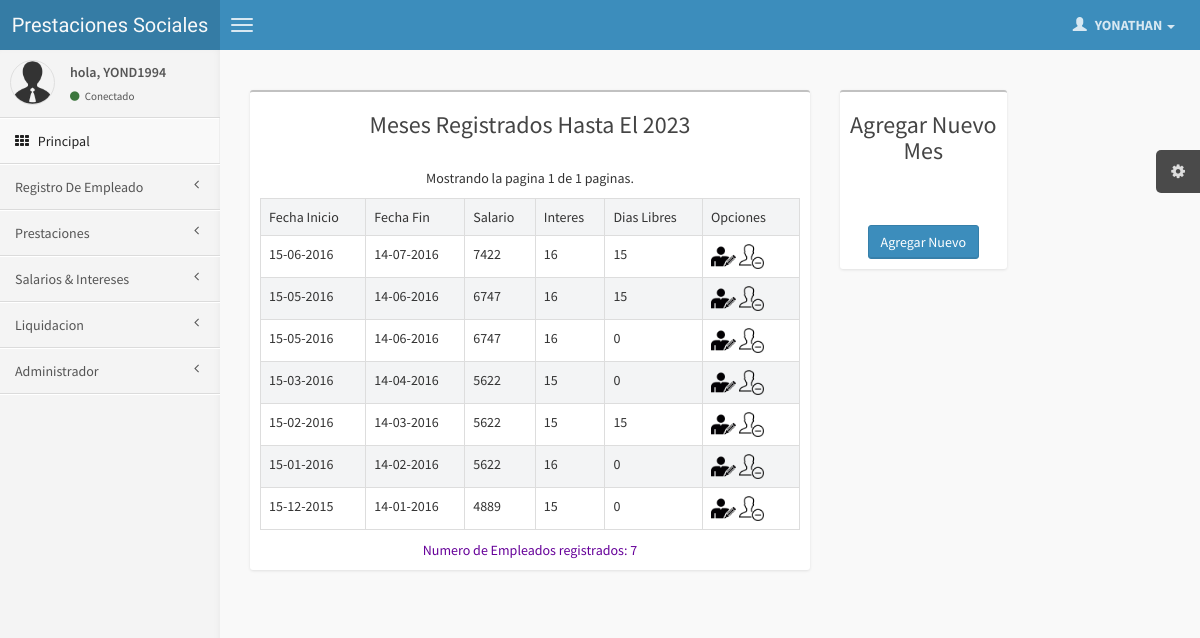
Page /paginas/meses.php (signed in) on the committed database.
### tables this page shows
CREATE TABLE `administrador` (
  `id` int(11) NOT NULL auto_increment,
  `usuario` varchar(50) NOT NULL,
  `pass` varchar(100) NOT NULL,
  `nombre` varchar(30) NOT NULL,
  `apellido` varchar(30) NOT NULL,
  `pregunta` varchar(50) NOT NULL,
  `respuesta` varchar(50) NOT NULL,
  `correo` varchar(50) NOT NULL,
  `id_extreme` varchar(50) NOT NULL,
  `tipo` int(2) NOT NULL,
  `imagen` varchar(40) NOT NULL,
  PRIMARY KEY  (`id`)
);

CREATE TABLE `salario` (
  `id` int(11) NOT NULL auto_increment,
  `fechac` date NOT NULL,
  `fechaf` date NOT NULL,
  `salario` int(11) NOT NULL,
  `nombremes` varchar(20) NOT NULL,
  `dias` int(3) NOT NULL,
  `interes` int(11) NOT NULL,
  `totaldias` int(11) NOT NULL,
  PRIMARY KEY  (`id`),
  UNIQUE KEY `id` (`id`)
);

### sesion.class.php (called while the page is built, shortened)
<?php
class sesion {
  public function get($nombre) {
     if (isset ( $_SESSION [$nombre] )) {
        return $_SESSION [$nombre];
     } else {
         return false;
     }
  }
}
?>

### paginas/meses.php (the view, shortened to what this page needs)
<?php
include("cabecera.php");
?>
<div class="col-md-10">
      <?php
$con = mysql_connect(DB_SERVER, DB_SERVER_USERNAME, DB_SERVER_PASSWORD);
$consulta_noticias = "SELECT * FROM salario";
$rs_noticias = mysql_query($consulta_noticias, $con);
$num_total_registros = mysql_num_rows($rs_noticias);
if ($num_total_registros > 0) {
	$TAMANO_PAGINA = 9;
        $pagina = false;
	if (!$pagina) {
		$inicio = 0;
		$pagina = 1;
	}
	else {
		$inicio = ($pagina - 1) * $TAMANO_PAGINA;
	}
	$total_paginas = ceil($num_total_registros / $TAMANO_PAGINA);
	$consulta = "SELECT  id, fechac,fechaf, salario,nombremes,dias,interes,totaldias FROM salario ORDER BY fechac DESC LIMIT ".$inicio."," . $TAMANO_PAGINA;
	$rs = mysql_query($consulta, $con);
$aaaa= date('Y');
?>
  							 <section class="content">
  <div class="row">
  <div class="col-md-9">
  <div class="box">
                                <div class="box-header">
                                    <h3> <center>Meses Registrados Hasta El <a href="#" class="alert-link"><? echo $aaaa; ?></a></center></h3>
                                </div>
   <div class="box-body table-responsive">
<?
echo '<center>';
echo '<p>Mostrando la pagina '.$pagina.' de ' .$total_paginas.' paginas.</h3>'; ?>
</center>
<table id="example1" class="table  table-bordered table-striped">
  <tbody>
    <tr style="background:#6666666;">
      <td bgcolor="#CCCCCC" >Fecha Inicio</td>
      <td bgcolor="#CCCCCC">Fecha Fin</td>
      <td bgcolor="#CCCCCC">Salario</td>
	  <td bgcolor="#CCCCCC">Interes</td>
	  <td bgcolor="#CCCCCC">Dias Libres</td>
	  <?php
if($a==1){
								echo '	  <td width="18%" scope="col">Opciones</td>';}
	 ?>
    </tr>
<?php
 while ($row = mysql_fetch_array($rs)) {
 $fecha111= $row['fechac'];
$fecha222=date("d-m-Y",strtotime($fecha111));
$fecha1111= $row['fechaf'];
$fecha2222=date("d-m-Y",strtotime($fecha1111));
echo "<tr>".
      "<td>".$fecha222."</td>".
      "<td>".$fecha2222."</td>".
	   "<td>".$row["salario"]."</td>".
	     "<td>".$row["interes"]."</td>".
		   "<td>".$row["dias"]."</td>".
      "<td>";
	   ?> <?php
if($a==1){
								echo "
	  <a  href=registromeses.php?codigo=".$row["id"]."><img src='../img/editar.png' width='25' alt='Edicion' title='EDITAR '></a>
	  <a   href=registromeses.php?codigo=".$row["id"]."><img src='../img/elimina.png'  width='25' alt='Edicion' title='ELIMINAR '></a>";
	  }
	 echo "</td>".
    "</tr>";
}
?>
 </tbody>
	</table>
<?php
	}
echo '<center>';
	echo '<a style="color: #660099"> Numero de Empleados registrados: '.$num_total_registros .'</a>';
echo "</center>";
?>
                            </div>
							</div>
							</div>
   <?php
if($a==1){
								echo '
  <div class="col-md-3">
  <div class="box">
                                <div class="box-header">
								<div class="box-header">
                                    <h3> <center>Agregar Nuevo Mes <a href="#" class="alert-link"></a></center></h3>
                                </div>
						<center>
							<form  name="fe" action="registromesn.php" method="post" id="ContactForm">
    <br></br>
 <input title="AGREGAR UN NUEVO Mes" name="btn1"  class="btn btn-primary"type="submit" value="Agregar Nuevo">
  </form>
  </center>
								</div>
							</div>
							</div>
							';}
							?>
								</div>
								</div>
<?php
include("pie.php");
?>

### paginas/cabecera.php (shortened to what this page needs)
<?php
	require_once("../sesion.class.php");
	$sesion = new sesion();
	$usuario = $sesion->get("usuario_dq");
	if( $usuario == false )
	{
		header("Location: ../index.php");
	}
	else
	{
 include_once("../config.php");
		$consulta = "select usuario,tipo,nombre,apellido,correo,imagen from administrador where usuario = '$usuario';";
		$result = $conexion->query($consulta);
		if($result->num_rows > 0)
		{
			$fila = $result->fetch_assoc();
			 $a=$fila["tipo"];
		  $b=$fila["nombre"];
		}
	?>
<!DOCTYPE html>
<html>
    <head>
        <link href="../css/bootstrap.min.css" rel="stylesheet" type="text/css" />
        <link href="../css/font-awesome.min.css" rel="stylesheet" type="text/css" />
        <link href="../css/ionicons.min.css" rel="stylesheet" type="text/css" />
        <link href="../css/AdminLTE.css" rel="stylesheet" type="text/css" />
		 <link href="../../css/daterangepicker/daterangepicker-bs3.css" rel="stylesheet" type="text/css" />
        <link href="../../css/iCheck/all.css" rel="stylesheet" type="text/css" />
        <link href="../../css/colorpicker/bootstrap-colorpicker.min.css" rel="stylesheet"/>
        <link href="../../css/timepicker/bootstrap-timepicker.min.css" rel="stylesheet"/>
<link rel="stylesheet" type="text/css" href="../calendar/tcal.css" />
    </head>
    <body class="skin-blue">
        <header class="header">
            <a href="#" class="logo">
                Prestaciones Sociales
            </a>
            <nav class="navbar navbar-static-top" role="navigation">
                <a href="#" class="navbar-btn sidebar-toggle" data-toggle="offcanvas" role="button">
                    <span class="icon-bar"></span>
                    <span class="icon-bar"></span>
                    <span class="icon-bar"></span>
                </a>
                <div class="navbar-right">
                    <ul class="nav navbar-nav">
                        <li class="dropdown messages-menu">
                        <li class="dropdown tasks-menu">
                        <li class="dropdown user user-menu">
                            <a href="#" class="dropdown-toggle" data-toggle="dropdown">
                                <i class="glyphicon glyphicon-user"></i>
                                <span> <?php echo $b;  ?> <i class="caret"></i></span>
                            </a>
                        </li>
                    </ul>
                </div>
            </nav>
        </header>
        <div class="wrapper row-offcanvas row-offcanvas-left">
            <aside class="left-side sidebar-offcanvas">
                <section class="sidebar">
                    <div class="user-panel">
                        <div class="pull-left image">
                            <img src="../img/avatar3.png" class="img-circle" alt="User Image" />
                        </div>
                        <div class="pull-left info">
                            <p>hola, <?php echo $usuario;  ?></p>
                            <a href="#"><i class="fa fa-circle text-success"></i> Conectado</a>
                        </div>
                    </div>
                    <ul class="sidebar-menu">
                        <li class="active"><?php
							if($a==1){
								echo '
                            <a href="index.php" data-ajax="false">';
							}else {
							echo '
                            <a href="index2.php" data-ajax="false">';
							}  ?>
                                <i class="fa fa-th"></i> <span>Principal</span>
                            </a>
                        </li>
                        <li class="treeview">
						<?php
							if($a==1){
								echo '
                            <a href="index.php" data-ajax="false">';
							}else {
							echo '
                            <a href="index2.php" data-ajax="false">';
							}  ?>
                                <span>Registro De Empleado</span>
                               <i class="fa fa-angle-left pull-right"></i>
                            </a>
                        </li>
                        <li class="treeview">
                            <a href="#">
                                <span>Prestaciones</span>
                                <i class="fa fa-angle-left pull-right"></i>
                            </a>
                        </li>
                        <li class="treeview">
                            <a href="#">
                                 <span>Salarios & Intereses</span>
                                <i class="fa fa-angle-left pull-right"></i>
                            </a>
                        </li>
                       <li class="treeview">
                            <a href="categorias.php?cate=5" data-ajax="false">
                                <i class="fa fa-angle-left pull-right"></i> <span>Liquidacion </span>
                            </a>
                        </li>
                             <li class="treeview">
                            <a href="#">
                                 <i class="fa fa-angle-left pull-right"></i> <span>Administrador</span>
                            </a>
                        </li>
                    </ul>
                </section>
            </aside>
            <aside class="right-side">
			<?php
			}
			?>

### paginas/pie.php
    </body>
</html>

### rows in the picture
administrador: nombre "YONATHAN"
salario: fechac "15-06-2016", fechaf "14-07-2016", salario "7422", interes "16", dias "15"
salario: fechac "15-05-2016", fechaf "14-06-2016", salario "6747", interes "16", dias "15"
salario: fechac "15-05-2016", fechaf "14-06-2016", salario "6747", interes "16", dias "0"
salario: fechac "15-03-2016", fechaf "14-04-2016", salario "5622", interes "15", dias "0"
salario: fechac "15-02-2016", fechaf "14-03-2016", salario "5622", interes "15", dias "15"
salario: fechac "15-01-2016", fechaf "14-02-2016", salario "5622", interes "16", dias "0"
salario: fechac "15-12-2015", fechaf "14-01-2016", salario "4889", interes "15", dias "0"

### other values in the picture
$usuario "YOND1994"
$pagina "1"
$total_paginas "1"
$num_total_registros "7"
